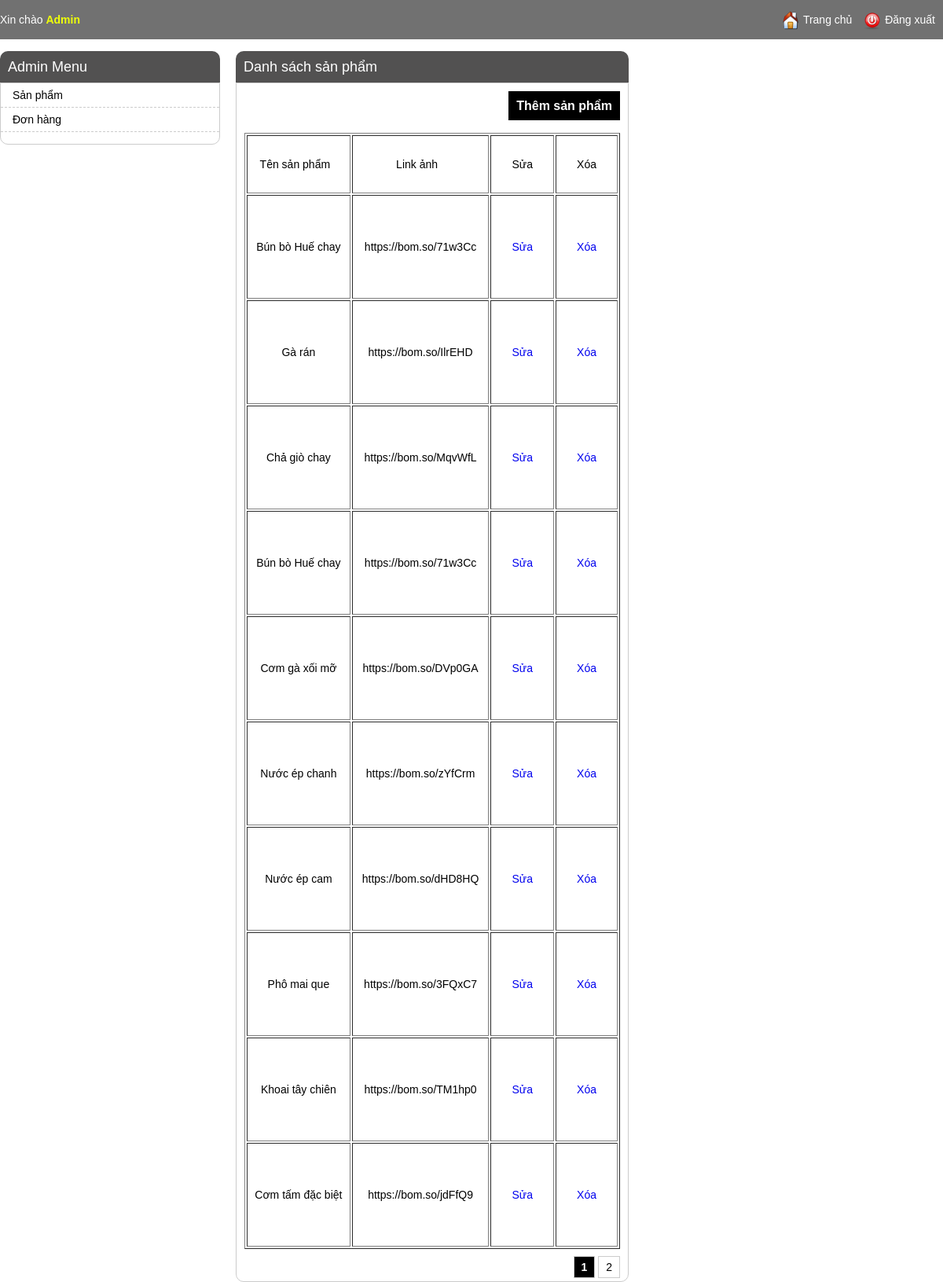
/AppFood/admin/product_listing.php (signed in), run on the app's committed database.
### tables this page shows
CREATE TABLE `mon` (
  `id` int(10) NOT NULL,
  `madanhmuc` int(10) NOT NULL,
  `tenmon` varchar(100) NOT NULL,
  `hinhmon` varchar(255) NOT NULL,
  `gia` double NOT NULL,
  `mota` varchar(1000) NOT NULL
);

### AppFood/admin/product_listing.php (the view, shortened to what this page needs)
<?php
include 'header.php';
if (!empty($_SESSION['current_user'])) {
    $item_per_page = (!empty($_GET['per_page'])) ? $_GET['per_page'] : 10;
    $current_page = (!empty($_GET['page'])) ? $_GET['page'] : 1;
    $offset = ($current_page - 1) * $item_per_page;
    $products = mysqli_query($con, "SELECT * FROM `mon` ORDER BY `id` DESC LIMIT " . $item_per_page . " OFFSET " . $offset);
?>
    <div class="main-content">
        <h1>Danh sách sản phẩm</h1>
        <div class="product-items">
            <div class="buttons">
                <a href="./product_editing.php">Thêm sản phẩm</a>
            </div>
            <table border="1px" style="width: 100%; text-align: center;">
                <tr>
                    <td style="padding-right: 10px;">Tên sản phẩm</td>
                    <td style="padding-right: 10px;text-align:center;">Link ảnh</td>
                    <td>
                        <div class="product-prop product-button">
                            Sửa
                        </div>
                    </td>
                    <td>
                        <div class="product-prop product-button">
                            Xóa
                        </div>
                    </td>
                </tr>
                <?php
                while ($row = mysqli_fetch_array($products)) {
                ?>
                    <tr style="padding-top:20px ;">
                        <td style="padding-top:30px;text-align:center;padding-bottom:30px;"><?= $row['tenmon'] ?></td>
                        <td style="padding-top:30px;text-align:center;padding-bottom:30px;"><?= $row['hinhmon'] ?></td>
                        <td style="padding-top:30px;text-align:center;padding-bottom:30px;">
                            <div class="product-prop product-button">
                                <a href="./product_editing.php?id=<?= $row['id'] ?>">Sửa</a>
                            </div>
                        </td>
                        <td style="padding-top:30px;text-align:center;padding-bottom:30px;">
                            <div class="product-prop product-button">
                                <a href="./product_delete.php?id=<?= $row['id'] ?>">Xóa</a>
                            </div>
                        </td>
                    <?php } ?>
                    </tr>
            </table>
            <?php
            include './pagination.php';
            ?>
        </div>
    </div>
<?php
}
?>

### AppFood/css/admin_style.css (style rules this page uses)
body { font-family: arial; padding: 0; margin: 0; font-size: 14px; }
h1 { text-align: center; }
.product-items { padding: 10px; border: 1px solid #ccc; border-radius: 0 0 10px 10px; }
.product-prop { float: right; border-left: 1px solid #ccc; line-height: 90px; padding: 0 10px; }
.buttons { text-align: right; font-weight: bold; font-size: 16px; margin-bottom: 15px; line-height: 38px; }
.buttons a { color: #FFF; padding: 10px; background: #000; }
a { text-decoration: none; }
.main-content { float: left; width: 500px; margin-left: 20px; }
.main-content h1 { margin: 0; text-align: left; background: #525151; color: #fff; font-size: 18px; font-weight: normal; line-height: 40px; border-radius: 10px 10px 0 0; padding: 0 10px; }

### AppFood/admin/header.php (style rules this page uses)
.product-button, .product-prop { border: 0; margin: 0 10px; display: flex; justify-content: center; float: inherit; line-height: 70px; width: auto; }

### data on the page
mon: tenmon "Bún bò Huế chay", hinhmon "https://bom.so/71w3Cc"
mon: tenmon "Gà rán", hinhmon "https://bom.so/IlrEHD"
mon: tenmon "Chả giò chay", hinhmon "https://bom.so/MqvWfL"
mon: tenmon "Bún bò Huế chay", hinhmon "https://bom.so/71w3Cc"
mon: tenmon "Cơm gà xối mỡ", hinhmon "https://bom.so/DVp0GA"
mon: tenmon "Nước ép chanh", hinhmon "https://bom.so/zYfCrm"
mon: tenmon "Nước ép cam", hinhmon "https://bom.so/dHD8HQ"
mon: tenmon "Phô mai que", hinhmon "https://bom.so/3FQxC7"
mon: tenmon "Khoai tây chiên", hinhmon "https://bom.so/TM1hp0"
mon: tenmon "Cơm tấm đặc biệt", hinhmon "https://bom.so/jdFfQ9"
